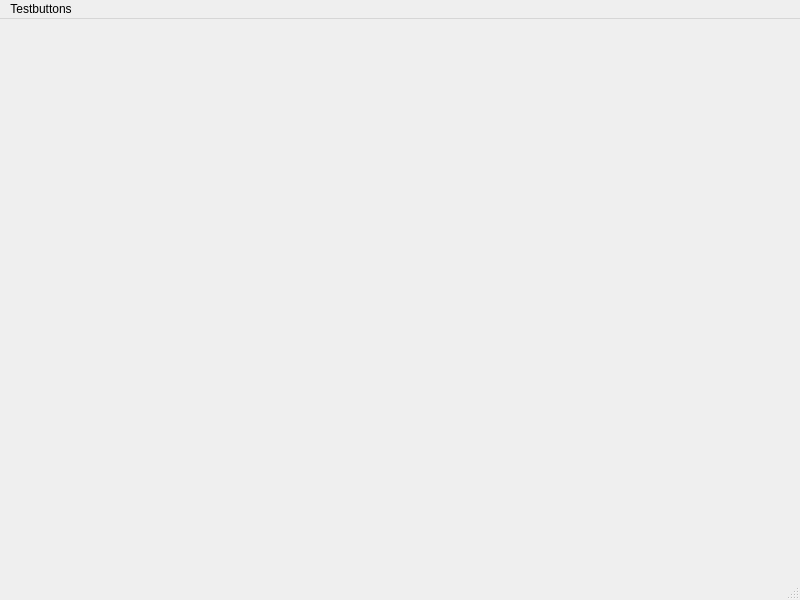
<?xml version="1.0" encoding="UTF-8"?>
<ui version="4.0">
 <class>MainWindow</class>
 <widget class="QMainWindow" name="MainWindow">
  <property name="geometry">
   <rect>
    <x>0</x>
    <y>0</y>
    <width>800</width>
    <height>600</height>
   </rect>
  </property>
  <property name="windowTitle">
   <string>MainWindow</string>
  </property>
  <widget class="QWidget" name="centralwidget"/>
  <widget class="QMenuBar" name="menubar">
   <property name="geometry">
    <rect>
     <x>0</x>
     <y>0</y>
     <width>800</width>
     <height>22</height>
    </rect>
   </property>
   <widget class="QMenu" name="menuTestbuttons">
    <property name="title">
     <string>Testbuttons</string>
    </property>
   </widget>
   <addaction name="menuTestbuttons"/>
  </widget>
  <widget class="QStatusBar" name="statusbar"/>
 </widget>
 <resources/>
 <connections/>
</ui>
